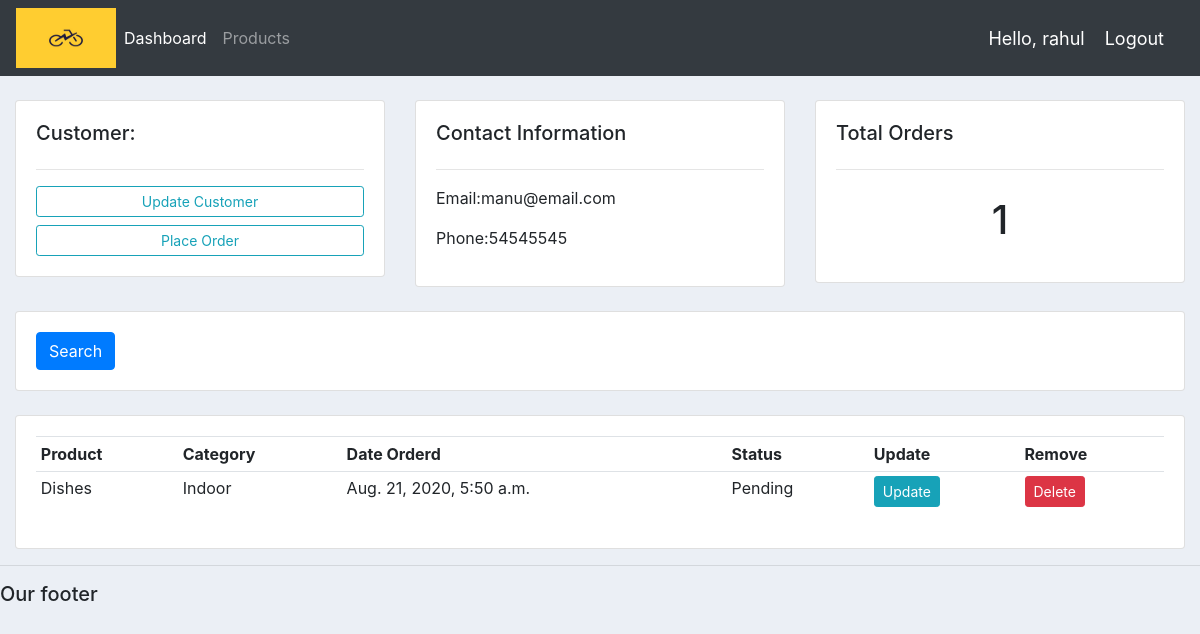
/customer/2/ (signed in), run on an earlier commit of the app's database.
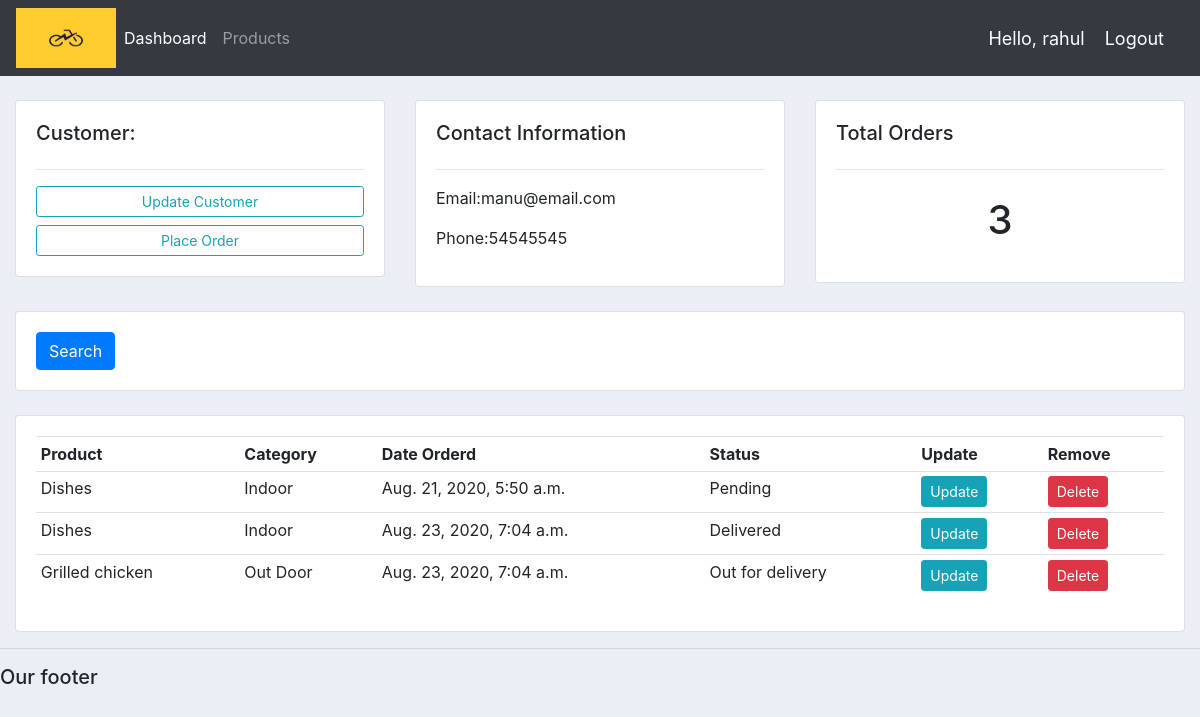
And on a later commit of the database.
### accounts/models.py (models this page shows, shortened)
class Order(models.Model):
    STATUS = (
        ('Pending','Pending'),
        ('Out for delivery','Out for delivery'),
        ('Delivered','Delivered'),
    )
    customer = models.ForeignKey(Customer,null=True,on_delete= models.SET_NULL)
    product = models.ForeignKey(Product,null=True,on_delete= models.SET_NULL)
    date_created = models.DateTimeField(auto_now_add=True,null=True)
    status = models.CharField(max_length=200,null=True,choices=STATUS)

class Product(models.Model):
    CATEGORY = (
        ('Indoor','Indoor'),
        ('Out Door','Out Door'),
    )
    name = models.CharField(max_length=200,null=True)
    price = models.FloatField(null=True)
    category = models.CharField(max_length=200,null=True,choices=CATEGORY)
    description = models.CharField(max_length=200,null=True,blank=True)
    date_created = models.DateTimeField(auto_now_add=True,null=True)
    tags = models.ManyToManyField(Tag)
    def __str__(self):
        return self.name

### accounts/views.py (the view)
# urls.py: path('customer/<str:pk_test>/', views.customer, name='customer'),
@login_required(login_url='login')
def customer(request,pk_test):
    customer = Customer.objects.get(id=pk_test)
    orders = customer.order_set.all()
    order_count = orders.count()
    context = {'customer':customer,'orders':orders,'order_count':order_count,}
    return render(request,"customer.html",context)

### templates/customer.html
{%  extends 'main.html' %}
{% block content %}
	<br>
<div class="row">
	<div class="col-md">
		<div class="card card-body">
			<h5>Customer:</h5>
			<hr>
			<a class="btn btn-outline-info  btn-sm btn-block" href="">Update Customer</a>
			<a class="btn btn-outline-info  btn-sm btn-block" href="{% url 'create_order' customer.id %}">Place Order</a>
		</div>
	</div>
	<div class="col-md">
		<div class="card card-body">
			<h5>Contact Information</h5>
			<hr>
			<p>Email:{{customer.email}} </p>
			<p>Phone:{{customer.phone}} </p>
		</div>
	</div>
	<div class="col-md">
		<div class="card card-body">
			<h5>Total Orders</h5>
			<hr>
			<h1 style="text-align: center;padding: 10px">{{order_count}}</h1>
		</div>
	</div>
</div>
<br>
<div class="row">
	<div class="col">
		<div class="card card-body">
			<form method="get">
		    <button class="btn btn-primary" type="submit">Search</button>
		  	</form>
		</div>
	</div>
</div>
<br>
<div class="row">
	<div class="col-md">
		<div class="card card-body">
			<table class="table table-sm">
				<tr>
					<th>Product</th>
					<th>Category</th>
					<th>Date Orderd</th>
					<th>Status</th>
					<th>Update</th>
					<th>Remove</th>
				</tr>
				{% for order in orders %}
				<tr>
					<td>{{order.product}}</td>
					<td>{{order.product.category}}</td>
					<td>{{order.date_created}}</td>
					<td>{{order.status}}</td>
					<td><a class="btn btn-sm btn-info" href="{% url 'update_order' order.id %}">Update</a></td>
					<td><a class="btn btn-sm btn-danger" href="{% url 'delete_order' order.id %}">Delete</a></td>
				</tr>
				{% endfor %}
			</table>
		</div>
	</div>
</div>
{% endblock %}

What changed in the data, as far as the page shows it:
added Order: product "Dishes", product.category "Indoor", date_created "Aug. 23, 2020, 7:04 a.m.", status "Delivered"
added Order: product "Grilled chicken", product.category "Out Door", date_created "Aug. 23, 2020, 7:04 a.m.", status "Out for delivery"
Also different on the page:
{{ order_count }}: "1" → "3"
